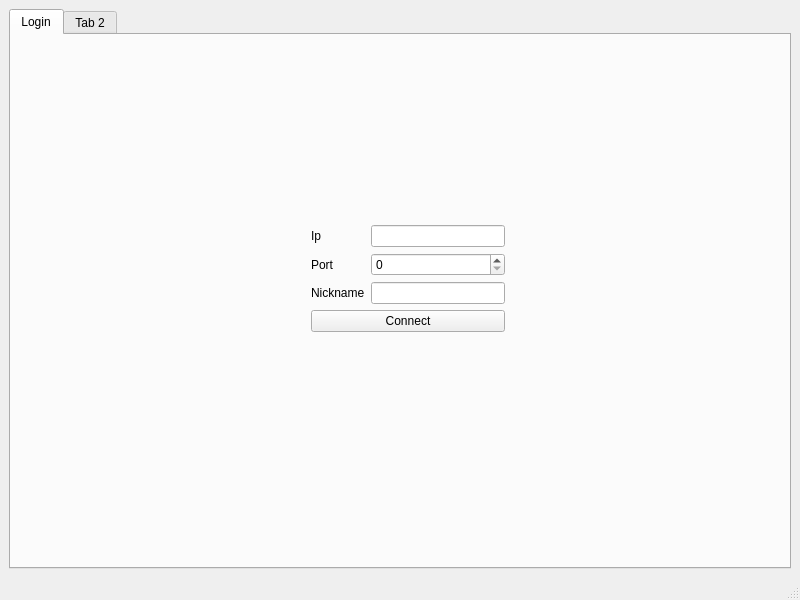
<?xml version="1.0" encoding="UTF-8"?>
<ui version="4.0">
 <class>MainWindow</class>
 <widget class="QMainWindow" name="MainWindow">
  <property name="geometry">
   <rect>
    <x>0</x>
    <y>0</y>
    <width>800</width>
    <height>600</height>
   </rect>
  </property>
  <property name="windowTitle">
   <string>MainWindow</string>
  </property>
  <widget class="QWidget" name="centralwidget">
   <layout class="QVBoxLayout" name="verticalLayout_4">
    <item>
     <widget class="QTabWidget" name="tabWidget">
      <property name="currentIndex">
       <number>0</number>
      </property>
      <widget class="QWidget" name="tab">
       <attribute name="title">
        <string>Login</string>
       </attribute>
       <widget class="QWidget" name="">
        <property name="geometry">
         <rect>
          <x>300</x>
          <y>190</y>
          <width>194</width>
          <height>107</height>
         </rect>
        </property>
        <layout class="QVBoxLayout" name="verticalLayout_3">
         <item>
          <layout class="QHBoxLayout" name="horizontalLayout">
           <item>
            <layout class="QVBoxLayout" name="verticalLayout">
             <item>
              <widget class="QLabel" name="label">
               <property name="text">
                <string>Ip</string>
               </property>
              </widget>
             </item>
             <item>
              <widget class="QLabel" name="label_2">
               <property name="text">
                <string>Port</string>
               </property>
              </widget>
             </item>
             <item>
              <widget class="QLabel" name="label_3">
               <property name="text">
                <string>Nickname</string>
               </property>
              </widget>
             </item>
            </layout>
           </item>
           <item>
            <layout class="QVBoxLayout" name="verticalLayout_2">
             <item>
              <widget class="QLineEdit" name="l_ip"/>
             </item>
             <item>
              <widget class="QSpinBox" name="sb_port">
               <property name="maximum">
                <number>16565</number>
               </property>
              </widget>
             </item>
             <item>
              <widget class="QLineEdit" name="l_nickname"/>
             </item>
            </layout>
           </item>
          </layout>
         </item>
         <item>
          <widget class="QPushButton" name="b_connect">
           <property name="text">
            <string>Connect</string>
           </property>
          </widget>
         </item>
        </layout>
       </widget>
      </widget>
      <widget class="QWidget" name="tab_2">
       <attribute name="title">
        <string>Tab 2</string>
       </attribute>
       <widget class="QPlainTextEdit" name="p_message">
        <property name="geometry">
         <rect>
          <x>100</x>
          <y>380</y>
          <width>371</width>
          <height>71</height>
         </rect>
        </property>
       </widget>
       <widget class="QPushButton" name="b_send">
        <property name="geometry">
         <rect>
          <x>480</x>
          <y>390</y>
          <width>75</width>
          <height>51</height>
         </rect>
        </property>
        <property name="text">
         <string>PushButton</string>
        </property>
       </widget>
       <widget class="QListWidget" name="listWidget">
        <property name="geometry">
         <rect>
          <x>560</x>
          <y>100</y>
          <width>181</width>
          <height>351</height>
         </rect>
        </property>
       </widget>
       <widget class="QTextEdit" name="p_chat">
        <property name="geometry">
         <rect>
          <x>90</x>
          <y>110</y>
          <width>451</width>
          <height>261</height>
         </rect>
        </property>
       </widget>
      </widget>
     </widget>
    </item>
   </layout>
  </widget>
  <widget class="QMenuBar" name="menubar">
   <property name="geometry">
    <rect>
     <x>0</x>
     <y>0</y>
     <width>800</width>
     <height>21</height>
    </rect>
   </property>
  </widget>
  <widget class="QStatusBar" name="statusbar"/>
 </widget>
 <resources/>
 <connections/>
</ui>
